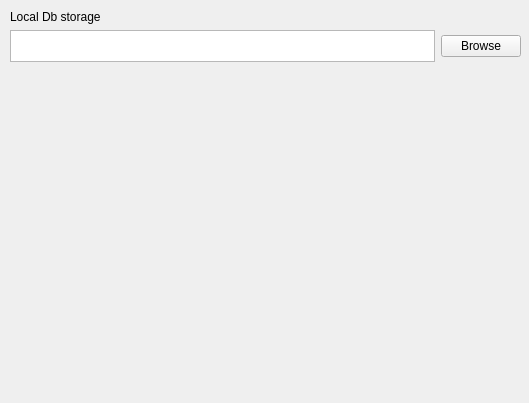
<?xml version="1.0" encoding="UTF-8"?>
<ui version="4.0">
 <class>SettingsWidgetCloud</class>
 <widget class="QWidget" name="SettingsWidgetCloud">
  <property name="geometry">
   <rect>
    <x>0</x>
    <y>0</y>
    <width>529</width>
    <height>403</height>
   </rect>
  </property>
  <property name="windowTitle">
   <string>Form</string>
  </property>
  <widget class="QWidget" name="verticalLayoutWidget">
   <property name="geometry">
    <rect>
     <x>10</x>
     <y>10</y>
     <width>511</width>
     <height>384</height>
    </rect>
   </property>
   <layout class="QVBoxLayout" name="verticalLayout">
    <property name="sizeConstraint">
     <enum>QLayout::SetDefaultConstraint</enum>
    </property>
    <item>
     <widget class="QLabel" name="label">
      <property name="sizePolicy">
       <sizepolicy hsizetype="Preferred" vsizetype="Fixed">
        <horstretch>0</horstretch>
        <verstretch>0</verstretch>
       </sizepolicy>
      </property>
      <property name="text">
       <string>Local Db storage</string>
      </property>
     </widget>
    </item>
    <item>
     <layout class="QHBoxLayout" name="horizontalLayout">
      <item>
       <widget class="QTextEdit" name="dbDirectory">
        <property name="sizePolicy">
         <sizepolicy hsizetype="Expanding" vsizetype="Minimum">
          <horstretch>0</horstretch>
          <verstretch>0</verstretch>
         </sizepolicy>
        </property>
        <property name="minimumSize">
         <size>
          <width>0</width>
          <height>32</height>
         </size>
        </property>
        <property name="maximumSize">
         <size>
          <width>16777215</width>
          <height>320</height>
         </size>
        </property>
       </widget>
      </item>
      <item>
       <widget class="QPushButton" name="browseButton">
        <property name="text">
         <string>Browse</string>
        </property>
       </widget>
      </item>
     </layout>
    </item>
    <item>
     <spacer name="verticalSpacer">
      <property name="orientation">
       <enum>Qt::Vertical</enum>
      </property>
      <property name="sizeType">
       <enum>QSizePolicy::Expanding</enum>
      </property>
      <property name="sizeHint" stdset="0">
       <size>
        <width>20</width>
        <height>483</height>
       </size>
      </property>
     </spacer>
    </item>
   </layout>
  </widget>
 </widget>
 <resources/>
 <connections/>
</ui>
